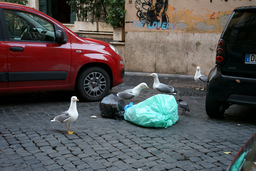
#> input picture PixMix-Inpainting/data/birds.png, 256 x 171 px, shrunk from 640 x 427 before the run, found by its file name
$ python main.py
#> lines starting #> are read from the running program, lines starting #| are printed output that depends on the picture; after the words box and inside, x2 and y2 are one past the last pixel; in counts of white or black regions, pixels touching at a corner belong together
### Pixmix.py
import numpy as np
from OneLvPixMix import OneLvPixMix
import cv2
import matplotlib.pyplot as plt


class PixMix:
    def __init__(self, color, mask, blurSize=5):
        self.color = color
        self.mask = mask

        assert (color.shape[0:2] == mask.shape[0:2]), "image and mask size doesn't match!"

        self.pm = np.empty([self.calcPyrmLv(self.color.shape[0], self.color.shape[1])], dtype=type(OneLvPixMix))
        self.pm[0] = OneLvPixMix(color, mask)

        for lv in range(1, len(self.pm)):
            lvSize = (int(self.pm[lv - 1].getColorPtr().shape[1] / 2), int(
                self.pm[lv - 1].getColorPtr().shape[0] / 2))

            tmpColor = cv2.resize(self.pm[lv - 1].getColorPtr(),  dsize=lvSize, fx=0, fy=0, interpolation=cv2.INTER_LINEAR)
            tmpMask = cv2.resize(self.pm[lv - 1].getMaskPtr(),  dsize=lvSize, fx=0, fy=0, interpolation=cv2.INTER_LINEAR)
            for r in range(tmpMask.shape[0]):
                ptrMask = np.zeros(tmpMask.shape)
                for c in range(tmpMask.shape[1]):
                    if tmpMask[r, c] < 255:
                        tmpMask[r, c] = 0
                    else:
                        ptrMask[r, c] = 255
            self.pm[lv] = OneLvPixMix(tmpColor, tmpMask)

        # for the final composite
        self.mColor = color.copy()  # color.clone()
        self.mAlpha = cv2.blur(mask, (blurSize, blurSize))

    def execute(self, dst, alpha):
        for lv in range(len(self.pm)- 1, -1, -1):
            self.pm[lv].execute(alpha, 2, 1, 0.5)
            if lv > 0:
                self.fillInLowerLv(self.pm[lv], self.pm[lv - 1])
        dst = self.blendBorder(dst)
        return dst

    def calcPyrmLv(self, width, height):
        size = min(width, height)
        pyrmLv = 1
        size /= 2

        while size >= 5:
            pyrmLv += 1
            size /= 2
        return min(pyrmLv, 6)

    def fillInLowerLv(self, pmUpper, pmLower):

        mColorUpsampled = cv2.resize(pmUpper.getColorPtr(), (pmLower.getColorPtr().shape[1],pmLower.getColorPtr().shape[0]), fx=0.0, fy=0.0,
                                     interpolation=cv2.INTER_LINEAR)

        mPosMapUpsampled = cv2.resize(pmUpper.getPosMapPtr(), (pmLower.getPosMapPtr().shape[1],pmLower.getPosMapPtr().shape[0]), fx=0.0, fy=0.0,
                                      interpolation=cv2.INTER_NEAREST)


        for r in range(mPosMapUpsampled.shape[0]):
            for c in range(mPosMapUpsampled.shape[1]):
                mPosMapUpsampled[r, c] = mPosMapUpsampled[r, c] * 2 + np.array([r % 2, c % 2])

        mColorLw = pmLower.getColorPtr()
        mMaskLw = pmLower.getMaskPtr()
        mPosMapLw = pmLower.getPosMapPtr()

        wLw = mColorUpsampled.shape[1]
        hLw = mColorUpsampled.shape[0]

        for r in range(hLw):
            for c in range(wLw):
                if mMaskLw[r, c] == 0:
                    mColorLw[r, c] = mColorUpsampled[r, c]
                    mPosMapLw[r, c] = mPosMapUpsampled[r, c]
        return pmUpper, pmLower

    def blendBorder(self, dst):
        mColorF = self.mColor
        cv2.convertScaleAbs(self.mColor, mColorF, 1.0, 1.0 / 255.0)
        mPMColorF = self.pm[0].getColorPtr()
        mDstF = self.pm[0].getColorPtr()  # mDstF(pm[0].getColorPtr()->size())

        cv2.convertScaleAbs(self.pm[0].getColorPtr(), mPMColorF, 1.0,
                            1.0 / 255.0)  # pm[0].getColorPtr()->convertTo(mPMColorF, CV_32FC3, 1.0 / 255.0);
        mAlphaF = np.zeros(self.mAlpha.shape)
        cv2.convertScaleAbs(self.mAlpha, mAlphaF, 1.0, 1.0 / 255.0)

        for r in range(self.mColor.shape[0]):
            for c in range(self.mColor.shape[1]):
                mDstF[r, c] = mAlphaF[r, c] * mColorF[r, c] + (1.0 + mAlphaF[r, c]) * mPMColorF[r, c]

        dst = cv2.convertScaleAbs(mDstF)
        return dst

### OneLvPixMix.py
import cv2
import matplotlib.pyplot as plt
import numpy as np
import Utilities as Util
import sys

np.random.seed(3545)
class OneLvPixMix:
    def __init__(self, color, mask):
        self.color = color
        self.mask = mask
        np.savetxt("Mask.csv", mask, delimiter=",")
        self.mMask = np.array([0, 1])
        self.borderSize = 2
        self.borderSizePosMap = 1
        self.windowSize = 5
        self.toLeft = np.array([0, -1])
        self.toRight = np.array([0, 1])
        self.toUp = np.array([-1, 0])
        self.toDown = np.array([1, 0])
        self.mPosMap = {}
        self.WO_BORDER, self.W_BORDER = 0, 1
        self.vSptAdj = [np.array([-1, -1]), np.array([-1, 0]), np.array([-1, 1]), np.array([0, -1]), np.array([0, 1]),
                        np.array([1, -1]), np.array([1, 0]), np.array([1, 1])]

        self.mColor = np.zeros(self.color.shape)
        self.mColor = {0: None, 1: self.mColor}
        self.mColor[self.W_BORDER] = cv2.copyMakeBorder(self.color, self.borderSize, self.borderSize, self.borderSize,
                                                        self.borderSize, cv2.BORDER_REFLECT)

        self.mMask = np.pad(np.zeros(self.mask.shape),
                            ((self.borderSize, self.borderSize), (self.borderSize, self.borderSize)), 'edge')
        self.mMask = {0: self.mMask, 1: self.mMask}
        self.mMask[self.W_BORDER] = cv2.copyMakeBorder(self.mask, self.borderSize, self.borderSize, self.borderSize,
                                                       self.borderSize, cv2.BORDER_REFLECT)
        self.mColor[self.WO_BORDER] = self.mColor[self.W_BORDER][self.borderSize:self.borderSize + color.shape[0],
                                      self.borderSize:self.borderSize + color.shape[1]]

        self.mMask[self.WO_BORDER] = np.array(self.mMask[
                                                  self.W_BORDER][self.borderSize:self.borderSize + mask.shape[0],
                                              self.borderSize:self.borderSize + mask.shape[1]])
        self.mPosMap[self.WO_BORDER] = np.zeros((*self.mColor[self.WO_BORDER].shape[0:2], 2))

        for r in range(self.mPosMap[self.WO_BORDER].shape[0]):
            for c in range(self.mPosMap[self.WO_BORDER].shape[1]):
                if self.mMask[self.WO_BORDER][r, c] == 0:
                    self.mPosMap[self.WO_BORDER][r, c] = self.getValidRandPos()
                else:
                    self.mPosMap[self.WO_BORDER][r, c] = [r, c]

        # self.mPosMap[self.W_BORDER] = np.pad(np.zeros(self.mPosMap[self.WO_BORDER].shape), ((self.borderSizePosMap, self.borderSizePosMap), (self.borderSizePosMap, self.borderSizePosMap), (0, 0),(0,0)), 'edge')
        self.mPosMap[self.W_BORDER] = cv2.copyMakeBorder(self.mPosMap[self.WO_BORDER], self.borderSizePosMap,
                                                         self.borderSizePosMap, self.borderSizePosMap,
                                                         self.borderSizePosMap, cv2.BORDER_REFLECT)

        # self.mPosMap[self.W_BORDER] = np.pad(self.mPosMap[self.WO_BORDER], ((self.borderSizePosMap, self.borderSizePosMap), (self.borderSizePosMap, self.borderSizePosMap), (0, 0),(0,0)), 'edge')

        self.mPosMap[self.WO_BORDER] = np.array(self.mPosMap[
                                                    self.W_BORDER][1:self.color.shape[0] + 1, 1:self.color.shape[
                                                                                                    1] + 1])

    def execute(self, scAlpha, maxItr, maxRandSearchItr, threshDist):

        acAlpha = 1.0 - scAlpha
        thDist = pow(max(self.mColor[self.WO_BORDER].shape[0], self.mColor[self.WO_BORDER].shape[1]) * threshDist, 2.0)
        for itr in range(maxItr):

            self.vizPosMap = Util.createVizPosMap(self.mPosMap[self.WO_BORDER])
            self.vizPosMap = cv2.resize(self.vizPosMap, (640, 480), interpolation=cv2.INTER_NEAREST)
            # plt.imshow(self.vizPosMap)
            # plt.show()
            fig, ax = plt.subplots(1, 2, figsize=(10, 10), sharex=True, sharey=True,
                                   subplot_kw={'adjustable': 'box-forced'})
            self.vizColor = cv2.resize(self.mColor[self.WO_BORDER], (640, 480), cv2.INTER_NEAREST)
            ax[0].imshow(self.vizColor)
            # plt.show()

            if itr % 2 == 0:
                self.fwdUpdate(scAlpha, acAlpha, thDist, maxRandSearchItr)

            else:
                self.bwdUpdate(scAlpha, acAlpha, thDist, maxRandSearchItr)


            self.vizPosMap = Util.createVizPosMap(self.mPosMap[self.WO_BORDER])
            self.vizPosMap = cv2.resize(self.vizPosMap, (640, 480), cv2.INTER_NEAREST)
            # plt.imshow(self.vizPosMap)
            # plt.show()
            cv2.imwrite("./PixMix-Inpainting-master/data/mcolor.tif", self.mColor[0])
            vizColor = cv2.resize(self.mColor[self.WO_BORDER], (640, 480), cv2.INTER_NEAREST)
            ax[1].imshow(vizColor)
            plt.show()

            self.inpaint()

    def inpaint(self):
        for r in range(self.mColor[self.WO_BORDER].shape[0]):

            for c in range(self.mColor[self.WO_BORDER].shape[1]):
                self.mColor[self.WO_BORDER][r, c] = self.mColor[self.WO_BORDER][
                    int(self.mPosMap[self.WO_BORDER][r, c, 0]), int(self.mPosMap[self.WO_BORDER][r, c, 1])]


    def calcSptCost(self, target, ref, maxDist, w=0.125):

        normFactor = maxDist * float(2.0)
        sc = 0.0

        for v in self.vSptAdj:
            temp = target + (self.borderSizePosMap, self.borderSizePosMap) + v
            diff = (ref + v) - self.mPosMap[self.W_BORDER][temp[0], temp[1], :]
            sc += min(np.dot(diff, diff), maxDist)
            # sc += min(diff.dot(diff), maxDist)

        return sc * w / normFactor

    def calcAppCost(self, target, ref, w=.04):

        normFctor = 255.0 * 255.0 * 3.0
        ac = 0.0
        for r in range(self.windowSize):
            for c in range(self.windowSize):

                if self.mMask[self.W_BORDER][int(r + ref[0]), int(c + ref[1])] == 0:
                    ac += sys.float_info.max / 25.0

                else:

                    diff = (self.mColor[self.W_BORDER][int(r + target[0]), int(c + target[1])]).astype(float) - (
                        self.mColor[self.W_BORDER][int(r + ref[0]), int(c + ref[1])]).astype(float)
                    ac += diff[0]**2 + diff[1]**2 + diff[2]**2
                    #                 ac += diff.dot(diff)

        return ac * w / normFctor

    def fwdUpdate(self, scAlpha, acAlpha, thDist, maxRandSearchItr):
        # pragma omp parallel for // NOTE: This is not thread-safe

        for r in range(self.mColor[self.WO_BORDER].shape[0]):

            for c in range(self.mColor[self.WO_BORDER].shape[1]):

                if self.mMask[self.WO_BORDER][r, c] == 0:

                    target = np.array([r, c])
                    ref = self.mPosMap[self.WO_BORDER][r, target[1]]
                    top = target + self.toUp
                    left = target + self.toLeft
                    if top[0] < 0:
                        top[0] = 0
                    if left[1] < 0:
                        left[1] = 0
                    topRef = self.mPosMap[self.WO_BORDER][top[0], top[1]] + self.toDown
                    leftRef = self.mPosMap[self.WO_BORDER][left[0], left[1]] + self.toRight
                    if topRef[0] >= self.mColor[self.WO_BORDER].shape[0]:
                        topRef[0] = self.mPosMap[self.WO_BORDER][top[0], top[1]][0]
                    if leftRef[1] >= self.mColor[self.WO_BORDER].shape[1]:
                        leftRef[1] = self.mPosMap[self.WO_BORDER][left[0], left[1]][1]

                    # propagate
                    x = self.calcSptCost(target, ref, thDist)
                    a = self.calcAppCost(target, ref)
                    cost = scAlpha * x + acAlpha * a
                    costTop = sys.float_info.max
                    costLeft = sys.float_info.max

                    if self.mMask[self.WO_BORDER][top[0], top[1]] == 0 and self.mMask[self.WO_BORDER][
                        int(topRef[0]), int(topRef[1])] != 0:
                        a = self.calcAppCost(target, topRef)
                        x = self.calcSptCost(target, topRef, thDist)
                        costTop = scAlpha * x + acAlpha * a

                    if self.mMask[self.WO_BORDER][left[0], left[1]] == 0 and self.mMask[self.WO_BORDER][
                        int(leftRef[0]), int(leftRef[1])] != 0:
                        a = self.calcAppCost(target, leftRef)
                        x = self.calcSptCost(target, leftRef, thDist)
                        costLeft = scAlpha * x + acAlpha * a

                    if costTop < cost and costTop < costLeft:

                        cost = costTop

                        self.mPosMap[self.WO_BORDER][r, target[1]] = topRef


                    elif (costLeft < cost):

                        cost = costLeft
                        self.mPosMap[self.WO_BORDER][r, target[1]] = leftRef

                    # random search
                    itrNum = 0
                    costRand = sys.float_info.max

                    for s in [1]:
                        refRand = self.getValidRandPos()
                        a = self.calcAppCost(target, refRand)
                        x = self.calcSptCost(target, refRand, thDist)
                        costRand = scAlpha * x + acAlpha * a

                        while costRand >= cost and itrNum < maxRandSearchItr:
                            itrNum += 1
                            refRand = self.getValidRandPos()
                            a = self.calcAppCost(target, refRand)
                            x = self.calcSptCost(target, refRand, thDist)
                            costRand = scAlpha * x + acAlpha * a

                    if costRand < cost:
                        self.mPosMap[self.WO_BORDER][r, target[1]] = refRand

    def bwdUpdate(self, scAlpha, acAlpha, thDist, maxRandSearchItr):
        # pragma omp parallel for // NOTE: This is not thread-safe
        for r in range(self.mColor[self.WO_BORDER].shape[0] - 1, -1, -1):
            for c in range(self.mColor[self.WO_BORDER].shape[1] - 1, -1, -1):
                if self.mMask[self.WO_BORDER][r, c] == 0:

                    target = np.array([r, c])
                    ref = self.mPosMap[self.WO_BORDER][r, target[1]]
                    bottom = target + self.toDown
                    right = target + self.toRight
                    if bottom[0] >= self.mColor[self.WO_BORDER].shape[0]:
                        bottom[0] = target[0]
                    if right[1] >= self.mColor[self.WO_BORDER].shape[1]:
                        right[1] = target[1]
                    bottomRef = self.mPosMap[self.WO_BORDER][bottom[0], bottom[1]] + self.toUp
                    rightRef = self.mPosMap[self.WO_BORDER][right[0], right[1]] + self.toLeft
                    if bottomRef[0] < 0:
                        bottomRef[0] = 0
                    if rightRef[1] < 0:
                        rightRef[1] = 0
                    # propagate
                    a = self.calcAppCost(target, ref)
                    x = self.calcSptCost(target, ref, thDist)
                    cost = scAlpha * x + acAlpha * a
                    costTop = sys.float_info.max
                    costLeft = sys.float_info.max

                    if self.mMask[self.WO_BORDER][bottom[0], bottom[1]] == 0 and self.mMask[self.WO_BORDER][
                        int(bottomRef[0]), int(bottomRef[1])] != 0:
                        a = self.calcAppCost(target, bottomRef)
                        x = self.calcSptCost(target, bottomRef, thDist)
                        costTop = scAlpha * x + acAlpha * a

                    if self.mMask[self.WO_BORDER][right[0], right[1]] == 0 and self.mMask[self.WO_BORDER][
                        int(rightRef[0]), int(rightRef[1])] != 0:
                        a = self.calcAppCost(target, rightRef)
                        x = self.calcSptCost(target, rightRef, thDist)
                        costLeft = scAlpha * x + acAlpha * a

                    if costTop < cost and costTop < costLeft:
                        cost = costTop

                        self.mPosMap[self.WO_BORDER][r, target[1]] = bottomRef

                    elif costLeft < cost:
                        cost = costLeft

                        self.mPosMap[self.WO_BORDER][r, target[1]] = rightRef
                    # random search
                    itrNum = 0
                    costRand = sys.float_info.max
                    for s in [1]:
                        refRand = self.getValidRandPos()
                        a = self.calcAppCost(target, refRand)
                        x = self.calcSptCost(target, refRand, thDist)
                        costRand = scAlpha * x + acAlpha * a
                        while costRand >= cost and itrNum < maxRandSearchItr:
                            itrNum += 1
                            refRand = self.getValidRandPos()
                            a = self.calcAppCost(target, refRand)
                            x = self.calcSptCost(target, refRand, thDist)
                            costRand = scAlpha * x + acAlpha * a

                    if costRand < cost:
                        self.mPosMap[self.WO_BORDER][r, target[1]] = refRand

        tmp = np.concatenate((self.mPosMap[self.WO_BORDER], np.zeros((*self.mPosMap[self.WO_BORDER].shape[0:2], 1))),
                             axis=2)
        # plt.imshow(np.uint8(255 * tmp / np.max(tmp)))
        # plt.show()

    def getColorPtr(self):
        return self.mColor[self.WO_BORDER]

    def getMaskPtr(self):
        return self.mMask[self.WO_BORDER]

    def getPosMapPtr(self):
        return self.mPosMap[self.WO_BORDER]

    def getValidRandPos(self):

        p = (np.random.randint(0, self.color.shape[0] - 1), np.random.randint(0, self.color.shape[1] - 1))
        while self.mMask[self.WO_BORDER][p] != 255:
            p = (np.random.randint(0, self.color.shape[0] - 1), np.random.randint(0, self.color.shape[1] - 1))
        return p

### Utilities.py
import numpy as np


def createVizPosMap(srcPosMap):

    dstColorMap = np.zeros((*(srcPosMap.shape[0:2]),3))
    for r in range(srcPosMap.shape[0]):
        for c in range(srcPosMap.shape[1]):
            dstColorMap[r, c][0] = int(float(srcPosMap[r, c][1]) / float(srcPosMap.shape[1]) * float(255))
            dstColorMap[r, c][1] = int(float(srcPosMap[r, c][0]) / float(srcPosMap.shape[1]) * float(255))
            dstColorMap[r, c][2] = 255
    return dstColorMap

# [12 lines left out: function createMask, not called in this run]

### main.py
import numpy as np
import matplotlib.pyplot as plt
import cv2
from Pixmix import PixMix
import Utilities as Util

pathToSrcColor = "./PixMix-Inpainting-master/data/birds.png"
pathToDstColor = "./PixMix-Inpainting-master/data/birds_res.png"
pathToMask = "./PixMix-Inpainting-master/data/birds_mask.png"

case = 'magenta'

if case == 'magenta':
    src = cv2.imread(pathToSrcColor)
#> src is the input picture: shape (171, 256, 3); mean B, G, R 81, 81.3, 84
    # src = src[:, :, ::-1]
    dst = np.zeros(src.shape)
    mask = cv2.imread(pathToMask, 0)
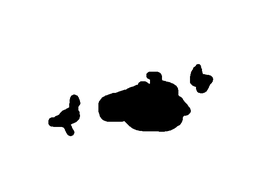
#> input picture PixMix-Inpainting/data/birds_mask.png, 256 x 171 px, shrunk from 640 x 427 before the run, found by its file name
#> mask: shape (171, 256); min 0, max 255, mean 228.5

    fig, ax = plt.subplots(2, 1, figsize=(10, 10), sharex=True, sharey=True, subplot_kw={'adjustable': 'box-forced'})

    ax[0].imshow(src)
    ax[0].set_title("Input color image")
    ax[1].imshow(mask)
    ax[1].set_title("Input mask image")
    plt.show()
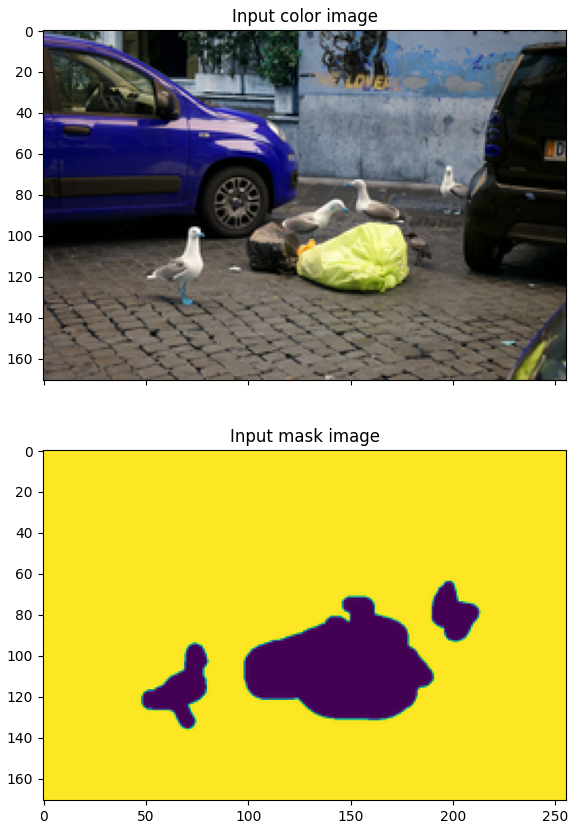
#> figure drawn by matplotlib, 2 panels; B, G, R data is drawn as R, G, B

    pm = PixMix(src, mask)
#> the loop in __init__, `for lv in range(1, len(self.pm)):` made 5 passes
#> lvSize on pass 1: (128, 85)
#> pass 1, in __init__, `tmpColor = cv2.resize(self.pm[lv - 1].getColorPtr(),  dsize=lvSize, fx..`:
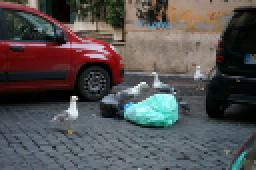
#> tmpColor: shape (85, 128, 3) (shown 2 times larger); mean of channels 0, 1, 2 80.8, 81.1, 83.9; drawn as B, G, R
#> pass 1, in __init__ (call 2), `self.mask = mask`:
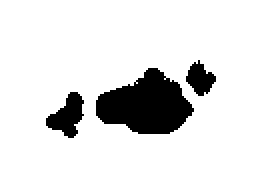
#> self.mask: shape (85, 128) (shown 2 times larger); 86.6% white; 3 black regions, box (x1, y1, x2, y2) and area: (48, 34, 97, 67) 1054, (23, 46, 42, 69) 245, (93, 30, 108, 48) 159
#> in __init__, `self.mAlpha = cv2.blur(mask, (blurSize, blurSize))`:
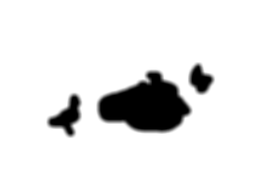
#> self.mAlpha: shape (171, 256); min 0, max 255, mean 228.5
    dst = pm.execute(dst, 0.05)
#> the loop in execute, `for lv in range(len(self.pm)- 1, -1, -1):` made 6 passes
#> lv on passes 1, 2, 4, 5, 6: 5, 4, 2, 1, 0
#> pass 1, in execute, `plt.show()`:
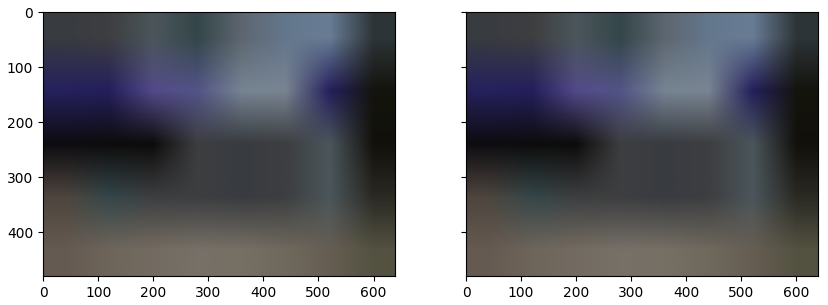
#> figure drawn by matplotlib, 2 panels
#> in getColorPtr (call 36), `return self.mColor[self.WO_BORDER]`:
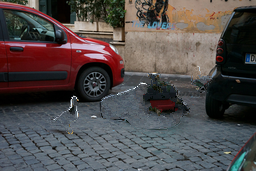
#> returned value: shape (171, 256, 3); mean of channels 0, 1, 2 75.4, 75.4, 81.1; drawn as B, G, R
    cv2.imwrite(pathToDstColor, dst)
    plt.imshow(dst)
    plt.show()

else:
    pathToSrcColor = "../PixMix-Inpainting/data/birds_magenta.png"
    pathToDstColor = "../PixMix-Inpainting/data/birds_magenta_res.png"
    src = cv2.imread(pathToSrcColor)
    dst = np.array([src.size(), src.type()])

    maskColor = np.array([255, 0, 255])
    src, maskColor, mask = Util.createMask(src, maskColor)

    fig, ax = plt.subplots(2, 1, figsize=(10, 10), sharex=True, sharey=True, subplot_kw={'adjustable': 'box-forced'})

    ax[0, 0].imshow(src)
    ax[0, 0].set_title("Input color image")
    ax[0, 1].imshow(mask)
    ax[0, 1].set_title("Input mask image")
    plt.show()


    pm = PixMix(src, mask)

    dst = pm.execute(dst, 0.05)
    plt.imshow(dst)
    plt.show()
